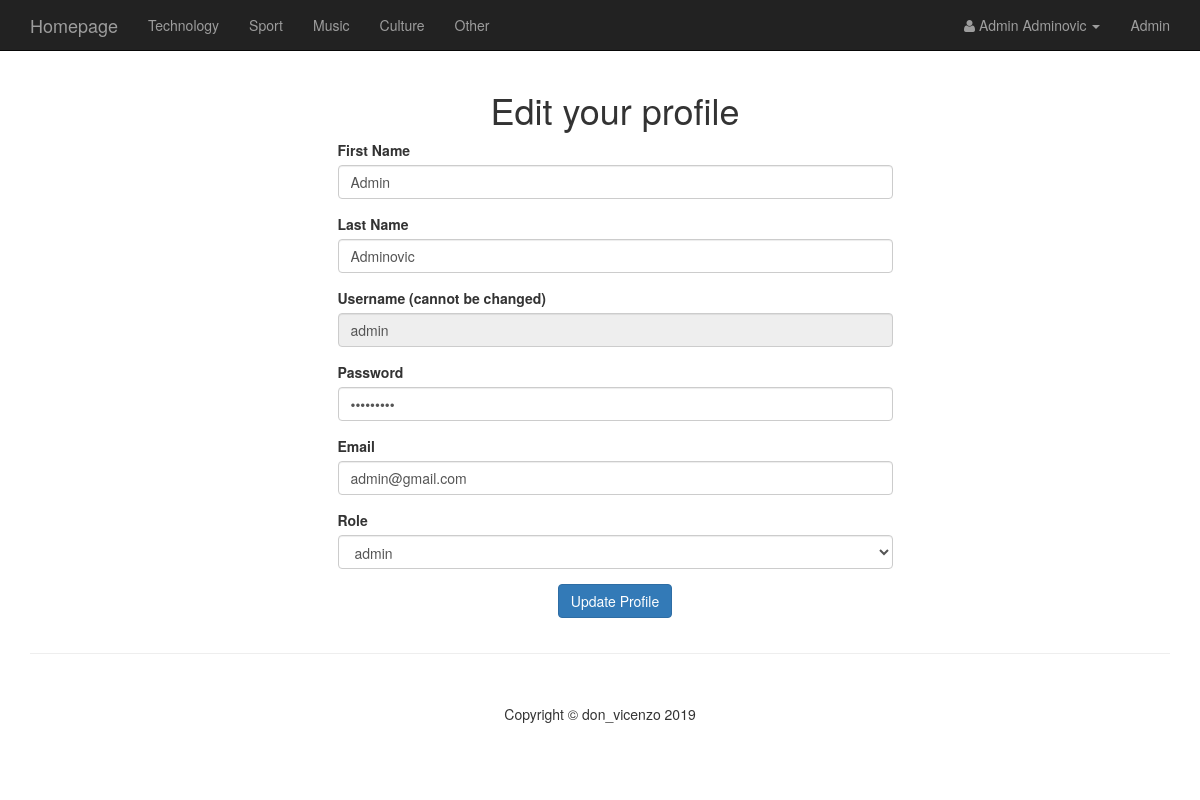
Screenshot of /user_profile.php (signed in) with the database file from the repository.
### tables this page shows
CREATE TABLE IF NOT EXISTS `categories` (
  `cat_id` int(3) NOT NULL AUTO_INCREMENT,
  `cat_title` varchar(256) NOT NULL,
  PRIMARY KEY (`cat_id`)
);

CREATE TABLE IF NOT EXISTS `users` (
  `user_id` int(3) NOT NULL AUTO_INCREMENT,
  `username` varchar(100) NOT NULL,
  `password` varchar(100) NOT NULL,
  `first_name` varchar(100) NOT NULL,
  `last_name` varchar(100) NOT NULL,
  `email` varchar(100) NOT NULL,
  `role` varchar(100) NOT NULL DEFAULT 'subscriber',
  PRIMARY KEY (`user_id`),
  UNIQUE KEY `username_UNIQUE` (`username`)
);

### user_profile.php (the view, shortened to what this page needs)
<?php  include "includes/db_connection.php"; ?>
 <?php  include "includes/header.php"; ?>
<?php
if(isset($_SESSION['username'])){
    $the_username = $_SESSION['username'];
    $query = "SELECT * FROM users WHERE username = '{$the_username}' ";
    $users = mysqli_query($connection, $query);
    while ($row = mysqli_fetch_assoc($users)) {
        $username = $row['username'];
        $user_password = $row['password'];
        $user_first_name = $row['first_name'];
        $user_last_name = $row['last_name'];
        $user_email = $row['email'];
        $user_role = $row['role'];
    }
}
?>
    <?php  include "includes/navigation.php"; ?>
    <div class="container">
<section id="login">
    <div class="container">
        <div class="row">
            <div class="col-xs-6 col-xs-offset-3">
                <div class="form-wrap">
                <h1 class="text text-center">Edit your profile</h1>
                <form action="" method="post" enctype="multipart/form-data">
                    <div class="form-group">
                        <label for="first_name">First Name</label>
                        <input type="text" class="form-control" value="<?php echo $user_first_name; ?>" name="first_name" value="">
                    </div>
                    <div class="form-group">
                        <label for="last_name">Last Name</label>
                        <input type="text" class="form-control" value="<?php echo $user_last_name; ?>" name="last_name">
                    </div>
                    <div class="form-group">
                        <label for="username">Username (cannot be changed)</label>
                        <input type="text" class="form-control" value="<?php echo $username; ?>" name="username" readonly>
                    </div>
                    <div class="form-group">
                        <label for="password">Password</label>
                        <input type="password" class="form-control" value="<?php echo $user_password; ?>" name="password">
                    </div>
                    <div class="form-group">
                        <label for="email">Email</label>
                        <input type="email" class="form-control" value="<?php echo $user_email; ?>" name="email">
                    </div>
                    <div class="form-group">
                        <label for="role">Role</label>
                        <select class="form-control" name="role" id="">
                            <option value="subscriber"><?php echo $user_role; ?></option>
                        </select>
                    </div>
                    <div class="form-group">
                        <input type="submit" class="btn btn-primary center-block" name="edit_user" value="Update Profile">
                    </div>
</form>
                </div>
            </div>
        </div>
    </div>
</section>
        <hr>
<?php include "includes/footer.php";?>

### includes/navigation.php (shortened to what this page needs)
<nav class="navbar navbar-inverse navbar-fixed-top" role="navigation">
       <div class="container">
           <div class="navbar-header">
               <a class="navbar-brand" href="./index.php">Homepage</a>
           </div>
           <div class="collapse navbar-collapse" id="bs-example-navbar-collapse-1">
               <ul class="nav navbar-nav">
               <?php
               include_once "db_connection.php";
               $query = "SELECT * FROM categories";
               $select_all_categories = mysqli_query($connection, $query);
               while($row = mysqli_fetch_array($select_all_categories)){
                   $cat_id = $row['cat_id'];
                   $cat_title = $row['cat_title'];
                   echo "<li><a href='category.php?category=$cat_id'>{$cat_title}</a></li>";
               }
               ?>
               </ul>
               <ul class="nav navbar-nav navbar-right top-nav">
                   <li>
                       <a href="admin">Admin</a>
                   </li>
               </ul>
               <?php
                   if(isset($_SESSION['username'])){
                       include 'user_dropdown.php';
                   }
               ?>
           </div>
       </div>
   </nav>

### css/blog-home.css (style rules this page uses)
body { padding-top: 70px; }

### rows the page displays
categories: cat_title "Technology"
categories: cat_title "Sport"
categories: cat_title "Music"
categories: cat_title "Culture"
categories: cat_title "Other"
users: first_name "Admin", last_name "Adminovic", username "admin", email "admin@gmail.com", role "admin"

### other values shown
$_SESSION['first_name'] "Admin"
$_SESSION['last_name'] "Adminovic"
